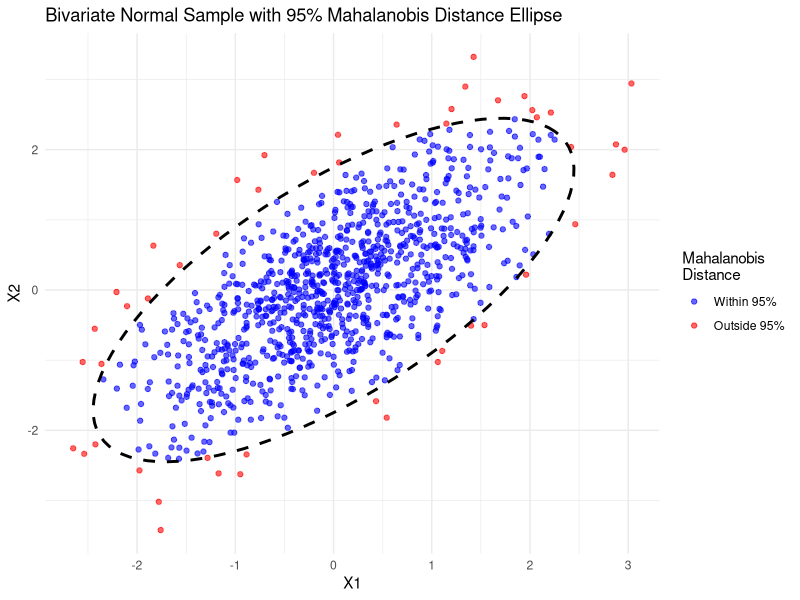

Generate this figure with R:
# Load necessary library
library(MASS)
library(ggplot2)
library(ellipse)

# Step 1: Set parameters and generate samples
set.seed(123)  # For reproducibility
n_samples <- 1000
mu <- c(0, 0)
sigma <- matrix(c(1, 0.7, 0.7, 1), nrow = 2)

# Generate samples from bivariate normal
samples <- mvrnorm(n = n_samples, mu = mu, Sigma = sigma)

# Step 2: Compute Mahalanobis distances
# Mahalanobis distance from mean
mahal_distances <- mahalanobis(samples, center = mu, cov = sigma)

# Step 3: Find 95th percentile of chi-square distribution with df = 2
threshold <- qchisq(0.95, df = 2)

# Step 4: Count how many distances exceed the threshold
num_exceeding <- sum(mahal_distances > threshold)

# Output the result
cat("Number of samples with Mahalanobis distance > 95th percentile (chisq):", num_exceeding, "\n")

# Creating dataframes for the samples drawn
samples_df <- as.data.frame(samples)
colnames(samples_df) <- c("X1", "X2")

# Add a column indicating whether each point exceeds the threshold
samples_df$Exceeds <- mahal_distances > threshold

# Step 5: Plot the distribution with 95% ellipse
# Create the ellipse for 95% confidence region
ellipse_95 <- as.data.frame(ellipse(sigma, centre = mu, level = 0.95))

# Plot using ggplot2
ggplot(samples_df, aes(x = X1, y = X2)) +
  geom_point(aes(color = Exceeds), alpha = 0.6) +
  scale_color_manual(values = c("FALSE" = "blue", "TRUE" = "red"),
                     labels = c("Within 95%", "Outside 95%"),
                     name = "Mahalanobis\nDistance") +
  geom_path(data = ellipse_95, aes(x = x, y = y), color = "black", size = 1, linetype = "dashed") +
  labs(title = "Bivariate Normal Sample with 95% Mahalanobis Distance Ellipse",
       x = "X1", y = "X2") +
  theme_minimal()
